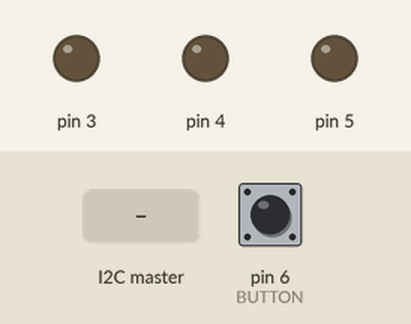
A sketch run on a simulated Arduino Uno, built with avr-gcc and run on an emulated ATmega328P. On the bench: output pins drawn as LEDs (lit = HIGH). The test bench sets the inputs (shaded band); at power-on: pin 6 (BUTTON) HIGH.

Above: at 1.2 s.
1.3 s: the I2C master sends the byte 1
At 1.8 s:
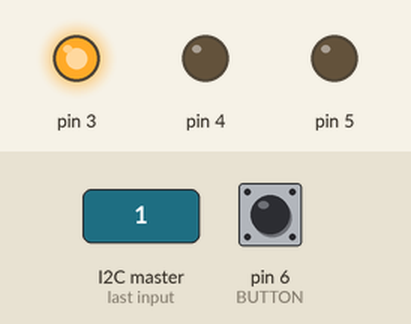
2.8 s: the I2C master sends the byte 2
At 4.0 s:
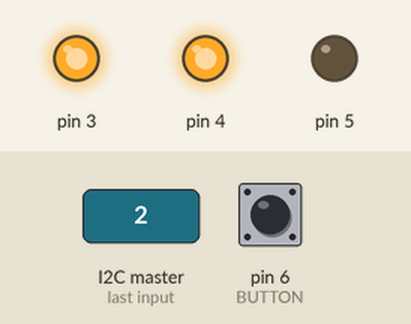
4.3 s: the I2C master sends the byte 0
At 5.3 s:
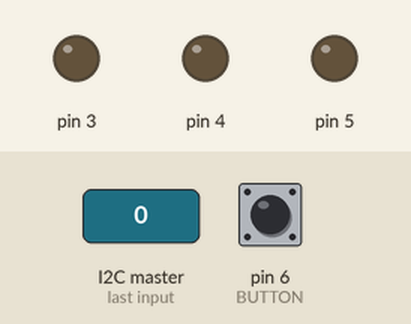
Timing chart, 0 to 7.3 s (numbered marks = the images above; inputs shaded):
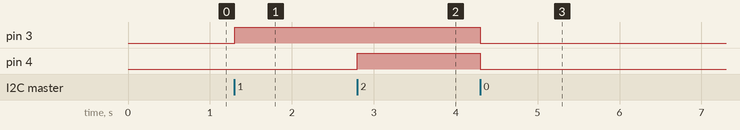

The sketch:

TrafficLightSlave_Uno.ino
```cpp
/*
/*
 * INF471C - Connected Objects and the Internet of Things (IoT)
 * Arduino basics - I2C traffic light system : Slave
 * Ilja Tihhanovski

  We will agree on enumerating the different states that the traffic light can have, as follows:
    1. Red
    2. Red-Yellow
    3. Green
    4. Yellow

  So internally we use patterns numbers 0 .. 3,
  But we will transmit numbers 1 to 4 to meet requirements.

  Network protocol is very simple:
  Master send to slave one byte with current pattern number (1 .. 4)
  When master requests the data from slave, slave will return one byte containing
  current pattern number (1 .. 4) and status of green light requested ("pedestrian button" is pressed)

  Data packet consists of one byte with next bits (from lowest):

  #0 - current pattern number
  #1 - current pattern number
  #2 - current pattern number
  #3 - 1 if green light is requested
  bits #4 .. #7 are not used

  For example:

  0b0001 = red light, no green requested (e.g. decimal 1)
  0b0010 = red and yellow light, no green requested (decimal 2)
  0b1001 = red and green requested (decimal 1 & binary 1000)

  0b1100 = yellow light and green is requested - logically impossible cause green could be requested only when red light is on

  Master send to slave only 3 bits (green request bit is aways 0)

*/

#include <Wire.h>

//First slave has ID = 10, second ID is 11
#define SLAVE_ID 11       // The only difference in code for different slaves is slave id
#define LED_RED 3
#define LED_YELLOW 4
#define LED_GREEN 5

#define BUTTON 6

//#define DEBUG 1

const uint8_t leds[] = {LED_RED, LED_YELLOW, LED_GREEN};

// Pattern is: GYR, every bit means correspondent light on or off
// For example 0b001 means Green Off, Yellow Off, Red On
const uint8_t patterns[] = {
  0b001,  //RED index 0
  0b011,  //RED YELLOW index 1
  0b100,  //GREEN index 2
  0b010,  //YELLOW index 3
};

uint8_t currentPatternIndex;
bool greenRequested = false;      // If green was requested, = true
bool greenRequestSent = false;    // True if green request was send to controller

// Master requested data
void requestEvent() {
  uint8_t patternIndexToWrite = currentPatternIndex + 1;        // We trasmit numbers 1 to 4 but internally we use indexes from 0 to 3
  uint8_t packet = patternIndexToWrite                          // We combine current pattern with state of green request
    | (greenRequested && !greenRequestSent ? 0b1111 : 0b0111);
  Wire.write(packet);                                           // And write data to I2C
  #ifdef DEBUG
    Serial.print("#");
    Serial.print(SLAVE_ID);
    Serial.print(": Master requested data: sending ");
    Serial.println(packet, BIN);
  #endif
  #ifndef DEBUG
    Serial.print(".");
  #endif
  if(greenRequested && !greenRequestSent)
    Serial.println("Green request sent");
  greenRequestSent = true;
}

// Master sent to us something
// Master sends just pattern for us to set, so we will just decrease this number by one and set according pattern
// See https://www.arduino.cc/en/Tutorial/LibraryExamples/MasterWriter
void receiveEvent(int howMany)
{
  #ifdef DEBUG
    Serial.print("receiveEvent(");
    Serial.print(howMany);
    Serial.println("):");
  #endif
  while(0 < Wire.available())             // loop through all, most likely it is only one byte
  {
    uint8_t packet = Wire.read();         // receive byte as a uint8_t
    setPattern(packet - 1);               // set the pattern
  }
}

// Set the lights according to pattern index
// Also save the index
void setPattern(uint8_t ptrn)
{
  currentPatternIndex = ptrn;
  uint8_t pattern = patterns[currentPatternIndex];

  if((currentPatternIndex == 2) && greenRequested)
  {
    // If green was requested and now we have green light, reset variables related to that
    greenRequested = false;
    greenRequestSent = false;
    Serial.println("Green granted");
  }

  #ifdef DEBUG
    Serial.print("pattern: ");
    Serial.print(pattern, BIN);
    Serial.print(" Writing ");
  #endif

  // Set the lights
  for(auto i : leds)
  {
    #ifdef DEBUG
      Serial.print(i);
      Serial.print(" << ");
      Serial.print(pattern & 1);
      Serial.print("; ");
    #endif
    digitalWrite(i, pattern & 1);
    pattern = pattern >> 1;
  }

  Serial.println("");
}

void setup() {

  //Start I2C slave and register events
  Wire.begin(SLAVE_ID);
  Wire.onRequest(requestEvent);
  Wire.onReceive(receiveEvent);

  //Set pin modes
  for(auto i : leds)
    pinMode(i, OUTPUT);
  pinMode(BUTTON, INPUT_PULLUP);

  currentPatternIndex = 0;

  Serial.begin(9600);
}

void loop() {
  // Here we just check if green request button was pressed
  if(digitalRead(BUTTON) == LOW)
  {
    if(currentPatternIndex == 0)
      if(!greenRequested)
      {
        greenRequested = true;
        greenRequestSent = false;
        Serial.println("Green requested");
      }
    delay(50);
  }
}
```

Measured:
- after the input at 1.3 s, pin 3: LOW → HIGH at once
- after the input at 2.8 s, pin 4: LOW → HIGH at once
- after the input at 4.3 s, pin 3, pin 4: HIGH → LOW at once
